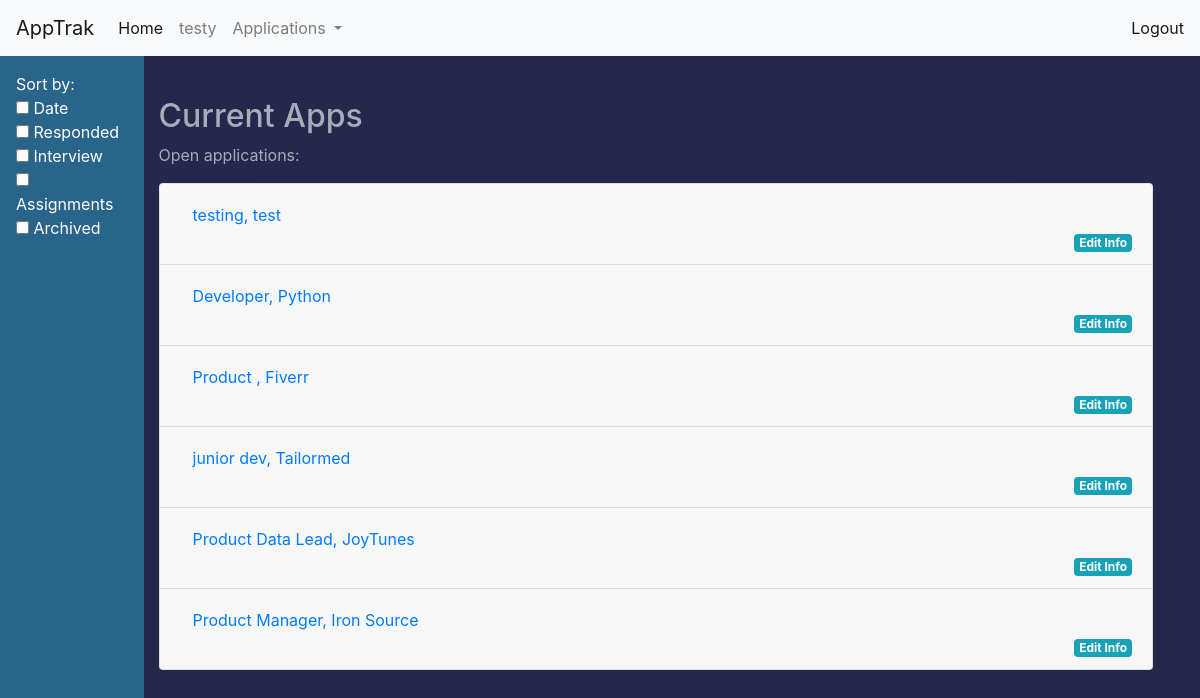
The app's page /current-apps (signed in), older data.
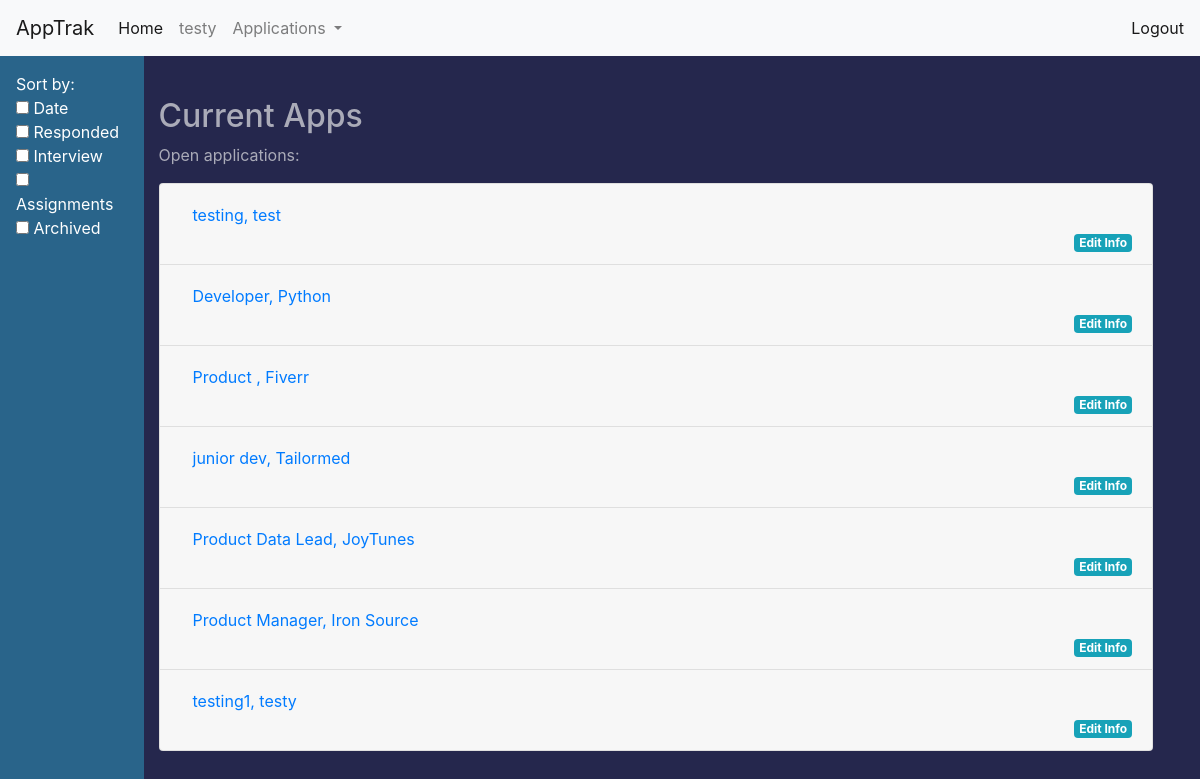
The same page, newer data.
### apptrak/blueprints/auth/models.py (models this page shows, shortened)
class User(UserMixin, db.Model):
    id = db.Column(db.Integer, primary_key=True)
    name = db.Column(db.String(100))
    username = db.Column(db.String, unique=True)
    email = db.Column(db.String, unique=True)
    password = db.Column(db.String(40))
    job_applications = db.relationship('JobApplication', backref='user')

### apptrak/blueprints/jobapps/models.py (models this page shows, shortened)
class JobApplication(db.Model):
    id = db.Column(db.Integer, primary_key=True)
    date_added = db.Column(db.Date)
    company = db.Column(db.String(30))
    position = db.Column(db.String(50))
    location = db.Column(db.String(50))
    url = db.Column(db.String, unique=True)
    contact = db.Column(db.String)
    interview = db.Column(db.Boolean)
    called_back = db.Column(db.Boolean)
    interview_date = db.Column(db.String)
    assignment = db.Column(db.Boolean)
    assignment_date = db.Column(db.String)
    archived = db.Column(db.Boolean)
    top_job = db.Column(db.Boolean)
    user_id = db.Column(db.Integer, db.ForeignKey('user.id'))
    def __json__(self):                                      # should make table into JSON object with the class below
        return {'date_added': self.date_added, 'company': self.company, 'position': self.position,
                'location': self.location, 'url': self.url, 'contact': self.contact, 'interview': self.interview,
                'called_back': self.called_back, 'interview_date': self.interview_date, 'assignment': self.assignment,
                'assignment_date': self.assignment_date, 'archived': self.archived, 'user_id': self.user_id}

### apptrak/blueprints/jobapps/views.py (the view)
@jobapps.route('/current-apps', methods=['GET', 'POST'])
@login_required
def display_apps():
    form = forms.UploadApp()
    applications = current_user.job_applications
    applications_as_json = []
    for item in applications:
        single_app = item.__json__()
        applications_as_json.append(single_app)
    print(applications_as_json)
    return flask.render_template('displayapps.html', applications=applications_as_json, form=form)

### apptrak/blueprints/jobapps/forms.py
class UploadApp(flask_wtf.FlaskForm):
    company = wtf.StringField('Company')
    position = wtf.StringField('Position')
    location = wtf.StringField('Location')
    url = wtf.StringField('Job Post URL')
    contact = wtf.StringField('Contact Email')
    called_back = wtf.BooleanField('Received a callback?')
    interview = wtf.BooleanField('Interview Scheduled?')
    interview_date = wtf.DateTimeField('Interview Data/Time')
    assignment = wtf.BooleanField('Assignment Received')
    assignment_date = wtf.DateTimeField('Assignment due date')
    top_job = wtf.BooleanField('Do you really really want this job?')
    submit = wtf.SubmitField('Submit')

### apptrak/blueprints/auth/models.py (called while the page is built)
@login_mgr.user_loader
def load_user(user_id):
    return User.query.get(user_id)

### apptrak/blueprints/jobapps/templates/displayapps.html (shortened to what this page needs)
{% extends 'base.html' %}
{% block body %}
<div class="wrapper">
    <nav class="sidebar-header" id="sort-bar">
            <ul class="nav flex-column flex-sm-column" id="sidebar">
                <li>
                    Sort by:
                </li>
                <li class="nav-item">
                    <input class="sort_by" id="date" type="checkbox" onclick="sort_by_backend('date')"> Date</input>
                </li>
                <li class="nav-item">
                    <input class="sort_by" id="called_back" type="checkbox" onclick="sort_by_backend('called_back')"> Responded</input>
                  </li>
                  <li class="nav-item">
                      <input class="sort_by" id="interview" type="checkbox" onclick="sort_by_backend('interview')"> Interview</input>
                  </li>
                  <li>
                      <input class="sort_by" id="assignment" type="checkbox" onclick="sort_by_backend('assignment')"> Assignments</input>
                  </li>
                  <li>
                      <input class="sort_by" id="archived" type="checkbox" onclick="sort_by_backend('archived')"> Archived</input>
                  </li>
            </ul>
        </nav>
    </div>
    <div id="content">
        <h2>Current Apps</h2>
        {% if applications %}
            <p>Open applications:</p>
            <div class="accordion" id="accordionExample">
            {% for item in applications %}
                {% include 'application_card.html' %}
            {% endfor %}
            </div>
         {% else %}
            <p> You have sent no applications</p>
        {% endif %}
    </div>
</div>
{% endblock %}

### apptrak/templates/base.html (shortened to what this page needs)
<!DOCTYPE html>
<html>
<head>
  <link rel="stylesheet" href="https://stackpath.bootstrapcdn.com/bootstrap/4.5.1/css/bootstrap.min.css">
</head>
<body>
    <nav class="navbar navbar-expand-lg navbar-light bg-light fixed-top">
      <a class="navbar-brand" href="#">AppTrak</a>
      <div class="collapse navbar-collapse" id="navbarNav">
        <ul class="navbar-nav">
          <li class="nav-item active">
            <a class="nav-link" href="#">Home <span class="sr-only">(current)</span></a>
          </li>
          <li class="nav-item">
            <a class="nav-link" href="#">{% if current_user.is_authenticated %}{{ current_user.username }}{% endif %}</a>
          </li>
          {% if not current_user.is_anonymous %}
          <li class="nav-item dropdown">
              <a class="nav-link dropdown-toggle" href="#" id="navbarDropdown" role="button" data-toggle="dropdown" aria-haspopup="true" aria-expanded="false">
                Applications
              </a>
          </li>
          {% endif %}
        </ul>
      </div>
        <span class="navbar-text">
            {% if current_user.is_anonymous %}
            <a href="{{ url_for('auth.login') }}">Login</a>
            {% else %}
            <a href="{{ url_for('auth.logout') }}">Logout</a>
            {% endif %}
         </span>
    </nav>
<div class="container-fluid dynamic-body">
      {% block body %}
      {% endblock %}
</body>
</html>

### apptrak/blueprints/jobapps/templates/application_card.html (shortened to what this page needs)
<div class="card">
    <div class="card-header" id="headingOne">
        <h2 class="mb-0">
        <button class="btn btn-link btn-block text-left" type="button" data-toggle="collapse" data-target="#collapseOne" aria-expanded="true" aria-controls="collapseOne">
        {{ item.position }}, {{ item.company }}
        </button>
        </h2>
        <a href="#" class="badge badge-info" id="edit_link">Edit Info</a>
    </div>
</div>

### apptrak/templates/base.html (style rules this page uses)
body { padding-top: 65px; background-color: #25274D; }
h1, h2, h3, h4, p, label { color: #AAABB8; }

### apptrak/blueprints/jobapps/templates/displayapps.html (style rules this page uses)
#sidebar { width: 12%; padding: 1em; position: fixed; top: 3.5em; left: 0; height: 100vh; background: #29648A; color: #fff; transition: all 0.3s; }
#content { margin: 2em; float: right; width: 85%; }
#edit_link { text-align: right; float: right; }

Row changes from the older to the newer data that the page shows:
added JobApplication: position "testing1", company "testy"
